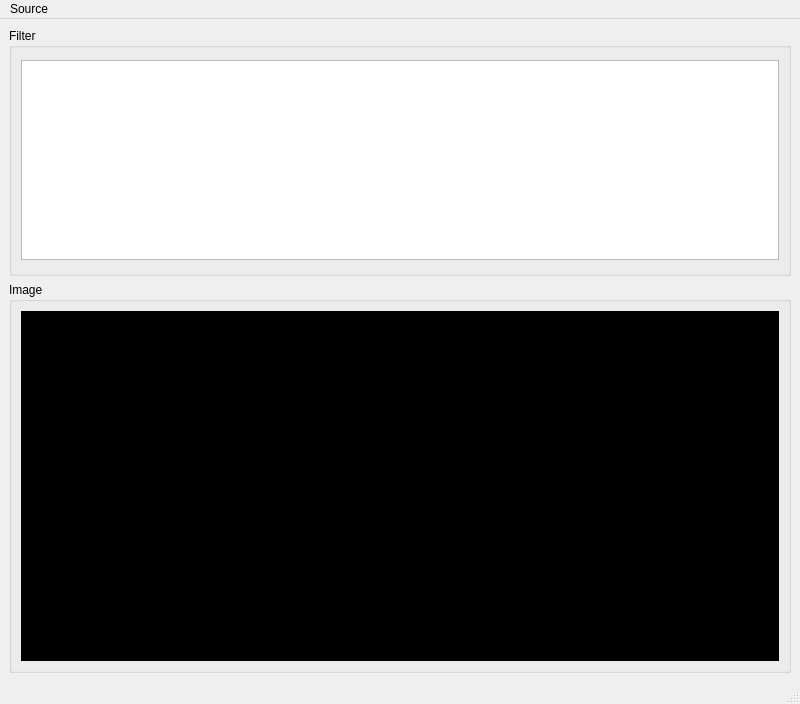
<?xml version="1.0" encoding="UTF-8"?>
<ui version="4.0">
 <class>MainWindow</class>
 <widget class="QMainWindow" name="MainWindow">
  <property name="geometry">
   <rect>
    <x>0</x>
    <y>0</y>
    <width>800</width>
    <height>704</height>
   </rect>
  </property>
  <property name="windowTitle">
   <string>MainWindow</string>
  </property>
  <widget class="QWidget" name="centralwidget">
   <layout class="QVBoxLayout" name="verticalLayout">
    <item>
     <widget class="QGroupBox" name="filterGroupbox">
      <property name="title">
       <string>Filter</string>
      </property>
      <layout class="QGridLayout" name="gridLayout">
       <item row="1" column="0">
        <widget class="QListWidget" name="filterListBox">
         <property name="minimumSize">
          <size>
           <width>0</width>
           <height>200</height>
          </size>
         </property>
         <property name="maximumSize">
          <size>
           <width>16777215</width>
           <height>200</height>
          </size>
         </property>
        </widget>
       </item>
      </layout>
     </widget>
    </item>
    <item>
     <widget class="QGroupBox" name="groupBox">
      <property name="title">
       <string>Image</string>
      </property>
      <layout class="QGridLayout" name="gridLayout_2">
       <item row="0" column="0">
        <widget class="QLabel" name="label">
         <property name="minimumSize">
          <size>
           <width>350</width>
           <height>350</height>
          </size>
         </property>
         <property name="styleSheet">
          <string notr="true">background-color: rgb(0, 0, 0);</string>
         </property>
         <property name="text">
          <string>IMAGE</string>
         </property>
         <property name="alignment">
          <set>Qt::AlignCenter</set>
         </property>
        </widget>
       </item>
      </layout>
     </widget>
    </item>
   </layout>
  </widget>
  <widget class="QMenuBar" name="mainMenuBar">
   <property name="geometry">
    <rect>
     <x>0</x>
     <y>0</y>
     <width>800</width>
     <height>24</height>
    </rect>
   </property>
   <widget class="QMenu" name="mainMenu">
    <property name="title">
     <string>Source</string>
    </property>
    <addaction name="action_WebcamStream"/>
    <addaction name="action_PhotoMode"/>
    <addaction name="action_Close"/>
   </widget>
   <addaction name="mainMenu"/>
  </widget>
  <widget class="QStatusBar" name="statusbar"/>
  <action name="action_WebcamStream">
   <property name="text">
    <string>Webcam Stream</string>
   </property>
  </action>
  <action name="action_PhotoMode">
   <property name="text">
    <string>Photo Mode</string>
   </property>
  </action>
  <action name="action_Close">
   <property name="text">
    <string>Close</string>
   </property>
  </action>
 </widget>
 <resources/>
 <connections/>
</ui>
